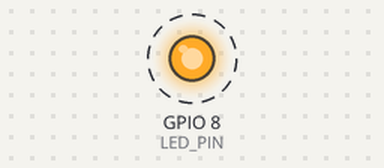
Recording of a program running on a simulated ESP32-C3. Shown: output pins drawn as LEDs (lit = HIGH). Dashed ring = blinking. What the program prints to the serial monitor is not drawn.

Above: at 10.5 s.
Timing chart, 0 to 14.7 s (numbered marks = the images above):
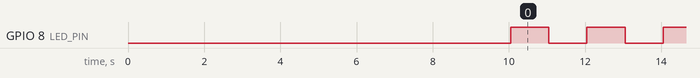

The program:

main.cpp
```cpp
/**
 * Lesson 2: Data Types in C
 * ESP32-C3 Demonstration Project
 *
 * This project demonstrates:
 * 1. sizeof() operator for different data types
 * 2. Integer overflow behavior
 * 3. Type casting and data loss
 * 4. Proper use of stdint.h types
 */

#include <Arduino.h>
#include <stdint.h>

// LED pin for ESP32-C3 Super Mini
#define LED_PIN 8

void setup() {
    // Initialize Serial communication
    Serial.begin(115200);
    delay(10000);

    // Configure LED pin
    pinMode(LED_PIN, OUTPUT);

    Serial.println("\n=== ESP32-C3 Data Types Demo ===\n");

    // ========================================
    // 1. sizeof() Demonstration
    // ========================================
    Serial.println("--- sizeof() Demonstration ---\n\r");
    Serial.printf("uint8_t:  %d byte\n\r", sizeof(uint8_t));
    Serial.printf("uint16_t: %d bytes\n\r", sizeof(uint16_t));
    Serial.printf("uint32_t: %d bytes\n\r", sizeof(uint32_t));
    Serial.printf("int8_t:   %d byte\n\r", sizeof(int8_t));
    Serial.printf("int16_t:  %d bytes\n\r", sizeof(int16_t));
    Serial.printf("int32_t:  %d bytes\n\r", sizeof(int32_t));
    Serial.printf("float:    %d bytes\n\r", sizeof(float));
    Serial.printf("double:   %d bytes\n\r", sizeof(double));
    Serial.println();

    // ========================================
    // 2. Overflow Demonstration
    // ========================================
    Serial.println("--- Overflow Demonstration ---");
    Serial.println("uint8_t overflow (unsigned):");
    uint8_t counter = 253;
    for(int i = 0; i < 5; i++) {
        Serial.printf("counter = %d\n", counter);
        counter++;
    }
    Serial.println("Notice: 255 -> 0 (wraps around!)\n");

    // ========================================
    // 3. Type Casting Demonstration
    // ========================================
    Serial.println("--- Type Casting Demonstration ---");

    // Example 1: Data loss when downsizing
    uint16_t big = 100;
    uint8_t small = big;  // Implicit cast - data loss!
    Serial.printf("big (uint16_t) = %d\n", big);
    Serial.printf("small (uint8_t) = %d (data loss!)\n", small);
    Serial.printf("Explanation: 1000 = 0x%04X, lower byte = 0x%02X = %d\n\n",
                  big, small, small);

    // Example 2: Negative to unsigned casting
    int16_t temp = -10;
    uint16_t positive = (uint16_t)temp;  // Explicit cast
    Serial.printf("temp (int16_t) = %d\n", temp);
    Serial.printf("positive (uint16_t) = %u (becomes huge!)\n\n", positive);

    Serial.println("=== Demo Complete ===\n");
    Serial.println("LED will blink every second...\n");
}

void loop() {
    // Blink LED to show program is running
    digitalWrite(LED_PIN, HIGH);
    delay(1000);

    digitalWrite(LED_PIN, LOW);
    delay(1000);

    // Print timestamp using proper uint32_t type
    static uint8_t count = 0;
    count++;

    uint32_t timestamp = millis();
    Serial.printf("Count: %d, Uptime: %lu ms\n", count, timestamp);
}
```

Measured:
- by itself, GPIO 8 (LED_PIN): alternates HIGH for 1.0 s and LOW for 1.0 s
